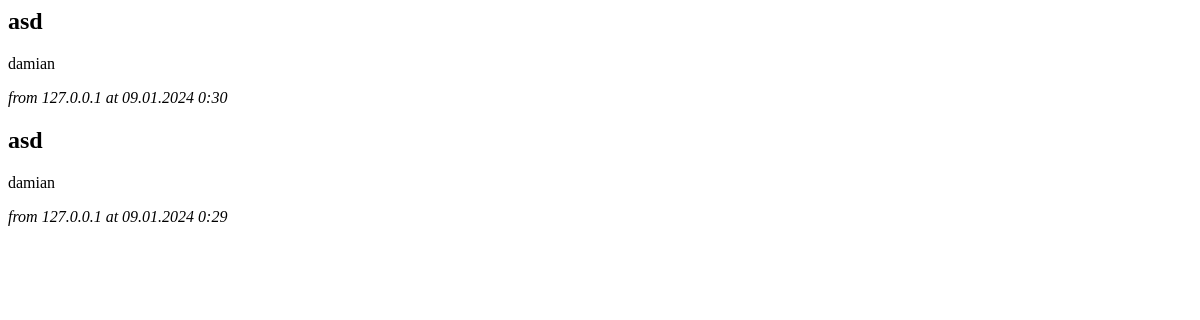
Page /jerusalem/messages on the earlier database version.
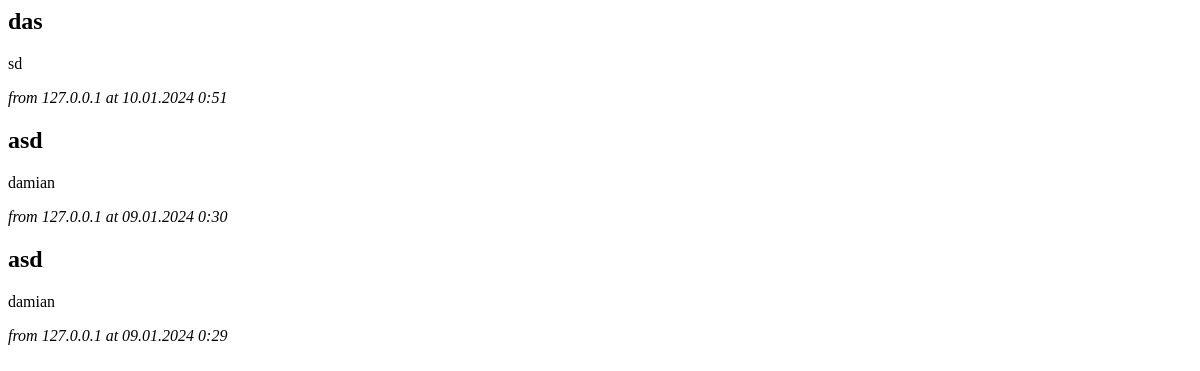
Same page on the later database version.
### home/models.py (models this page shows, shortened)
class Message(models.Model):
    content = models.TextField()
    creator = models.CharField(max_length=255)
    date = models.DateTimeField(auto_now_add=True)
    ip = models.GenericIPAddressField(null=True, blank=True)

### home/views.py (the view)
# urls.py: path("jerusalem/messages", views.messages_list, name="messages_list"),
def messages_list(request):
    messages = Message.objects.all().order_by('-date').values()
    return render(request, "home/messages_list.html", {"messages": messages})

### home/templates/home/messages_list.html
{% if messages %}
<div class="list">
{% for message in messages %}
    <div class="list-item">
        <h2>{{message.content}}</h2>
        <p>{{message.creator}}</p>
        <i>from {{message.ip}} at {{message.date|date:"d.m.Y G:i" }}</i>
    </div>
{% endfor %}
</div>
{% else %}
<h3>Nothing here, you can add new messages.</h3>
{% endif %}

Differences in the rows shown:
added Message: content "das", creator "sd", ip "127.0.0.1", date "10.01.2024 0:51"
